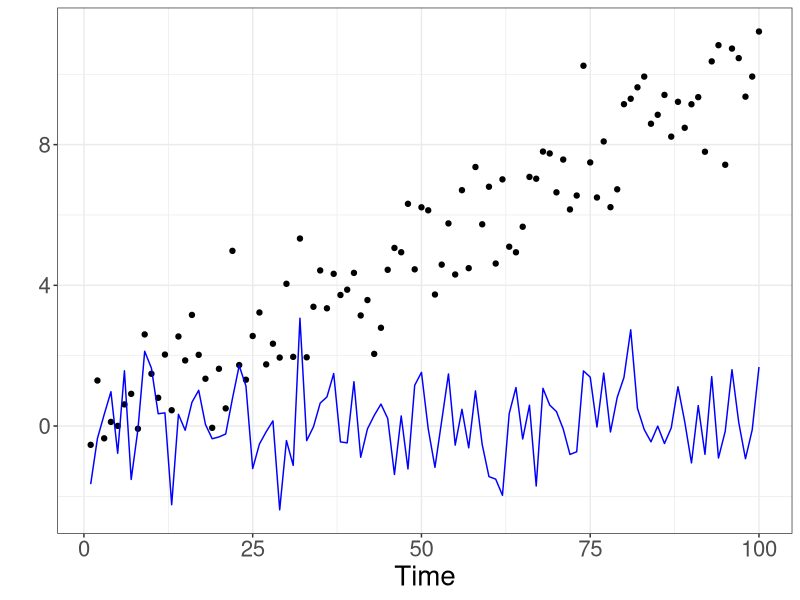

Recreate this plot in R. (Note: a time limit stopped this script after it produced the figure.)
## ---- chunk 1
knitr::opts_chunk$set(echo = TRUE)
## ---- chunk 2
library(tidyverse)
library(broom)
library(mgcv)
## ---- chunk 3
set.seed(34)
r<-rnorm(100, 0, sqrt(1))
t<-seq(1:100)
q<-rnorm(100, 0, sqrt(1))
c=0+0.3*q+r
c1<-c
c1[1:100]<-c[1:100]+seq(1:100)/10
datatest<-data.frame(q=q, c=c, t=t, c1=c1)

datatest%>%
  ggplot(aes(x=t, y=c1))+
  geom_point()+
  geom_line(aes(x=t, y=q), col="blue")+
  ylab("")+
  xlab("Time")+
  theme_bw()+
  theme(text= element_text(size = 20))
## ---- chunk 4
Simdata<-function(n=n, d=100, g=1, beta=0.3, div=10){
	r<-rnorm(d, 0, sqrt(1))
t<-seq(1:d)
q<-rnorm(d, 0, sqrt(1))
c<-0+beta*q+r
c1<-c
c1[g:d]<-c[g:d]+seq(1:((d-g)+1))/div
sim<-rep(n, d)
out<-data.frame(q,c, c1, t,sim)

}
## ---- chunk 5
s1 <- data.frame(q=numeric(),c=numeric(), c1=numeric(), t=numeric(), sim=numeric()) 
for (n in 1:1000){
  s<-Simdata(n)
  s1<-full_join(s1,s)
}
## ---- chunk 6
s1%>%
  group_by(as.factor(sim))%>%
    nest() %>% 
  mutate(model = map(data, ~lm(c ~ q, data = .x) %>% 
                       tidy)) %>% 
  unnest(model) %>%
  filter(term == 'q')->a1

s1%>%
group_by(as.factor(sim))%>%
    nest() %>% 
  mutate(model = map(data, ~lm(c1 ~ q, data = .x) %>% 
                       tidy)) %>% 
   unnest(model) %>%
  filter(term == 'q')->a2
## ---- chunk 7
run_mod<-function(q=q, c=c, t=t, data=data){
mm <- gamm(c ~  s(t)+q , data=data,method="REML")  
	ss<-summary(mm$gam)
	return(ss$p.coeff[2])
}	
	
s1%>%
  group_by(as.factor(sim))%>%
  nest()%>%
  mutate(model =map(data, ~run_mod(c=c1, q=q, t=t, data=.x)))%>%
  unnest(model)  ->a3

s1%>%
  group_by(as.factor(sim))%>%
  nest()%>%
  mutate(model =map(data, ~run_mod(c=c, q=q, t=t, data=.x)))%>%
  unnest(model)  ->a4
## ---- chunk 8
a1%>%left_join(a2, by="as.factor(sim)")%>%left_join(a3, by="as.factor(sim)")%>%left_join(a4,by="as.factor(sim)")->a_all

a_all%>%
  pivot_longer(cols=c("estimate.x", "estimate.y", "model.x", "model.y"))%>%
  mutate(groups=case_when(name=="estimate.x"~"no trend present (Model 1)",
                          name=="estimate.y"~"trend present (Model 1)",
                          name=="model.x"~"trend present (Model 2)",
                          name=="model.y"~"no trend present (Model 2)"))->a_plot
a_plot$groups<-factor(a_plot$groups, levels=c("no trend present (Model 1)", "no trend present (Model 2)", "trend present (Model 1)", "trend present (Model 2)"))

a_plot%>%mutate(trend=case_when(groups=="no trend present (Model 1)"~"No trend present",
                                groups=="no trend present (Model 2)"~"No trend present",
                                groups=="trend present (Model 1)"~"Trend present", 
                                groups=="trend present (Model 2)"~"Trend present"),
                model=case_when(groups=="no trend present (Model 1)"~"No trend\nmodelled",
                                groups=="no trend present (Model 2)"~"Trend\nmodelled",
                                groups=="trend present (Model 1)"~"No trend\nmodelled", 
                                groups=="trend present (Model 2)"~"Trend\nmodelled"))%>%
  ggplot(aes(y=value, x=model))+
  geom_boxplot()+
  xlab("")+
  ylab("Slope estimate b")+
  theme_bw()+
     theme(text= element_text(size = 20))+
    facet_wrap(~trend)
